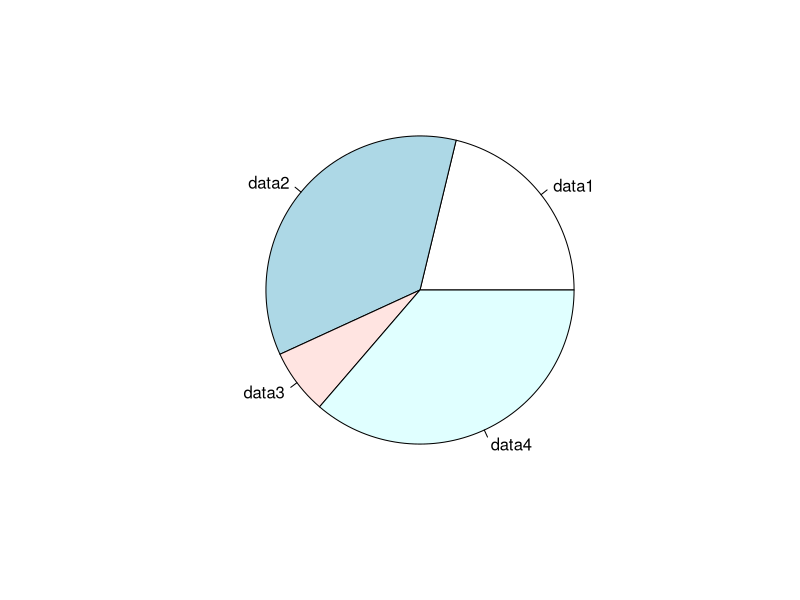
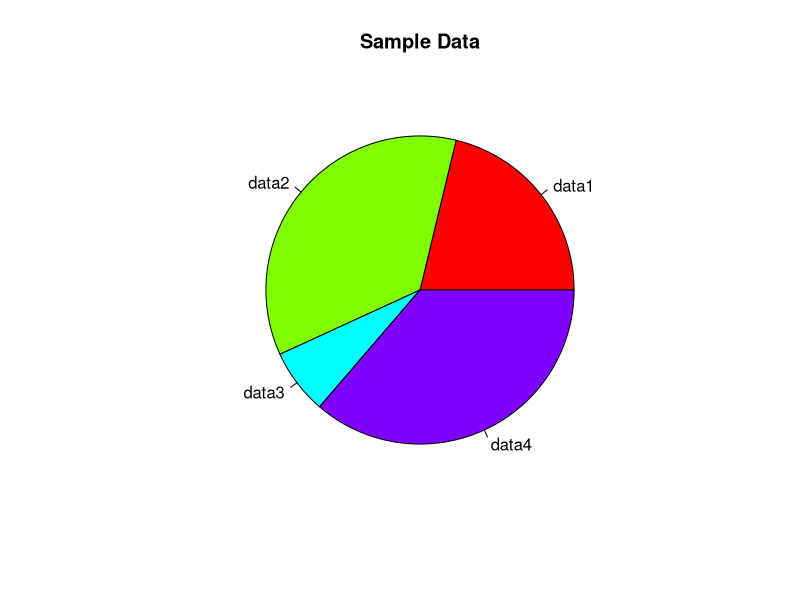
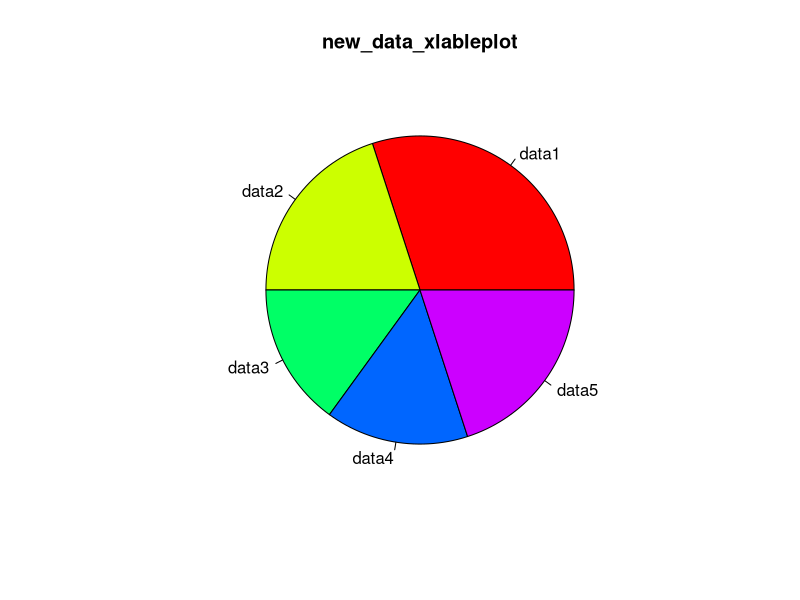
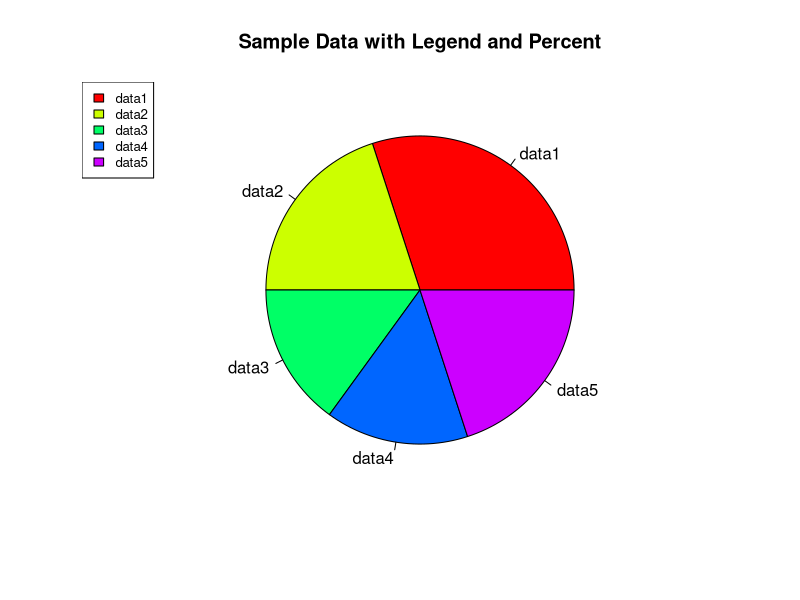
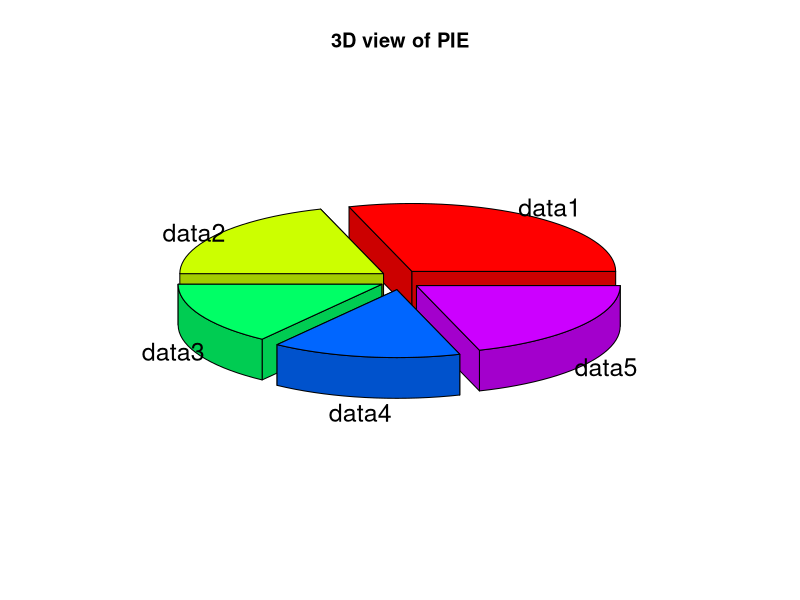
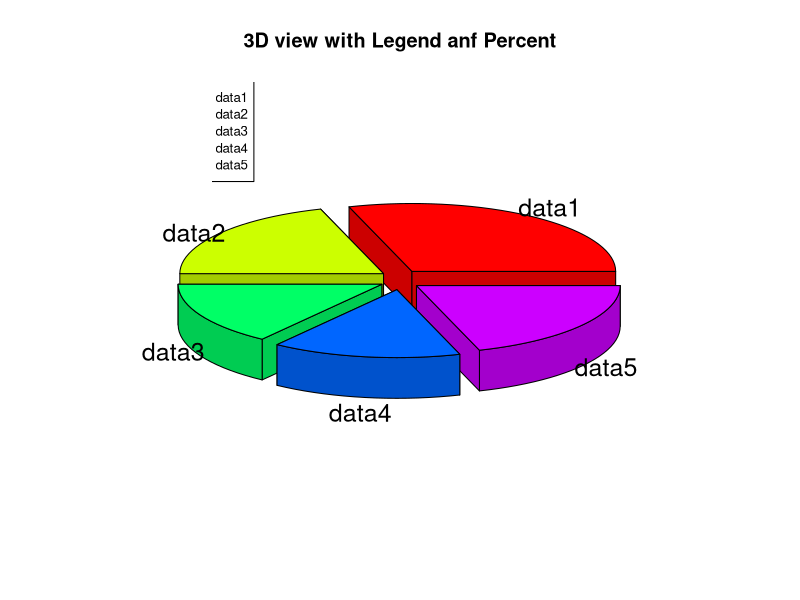

Generate these figures, in order, with R:
# Pie Charts in R 
# Syntax - 
# pie(x, labels, radius, main, col, clockwise)
# x- vector containing numeric values in pie
# labels is used to give description to the slices
# radius indicates the radius of the circle of the pie chart.(value between −1 and +1).
# main indicates the title of the chart.
# col indicates the color palette.
# clockwise is a logical value indicating if the slices are drawn clockwise or anti clockwise.

# giving sample data and generating file
x <- c(31, 52, 10, 53)
labels <- c("data1", "data2", "data3", "data4")
 
# creating chart
png(file= "data.png")
# after executing these a data.png file is automatically created in wroking dir

#plotting chart 
pie(x, labels)
# saving
dev.off()
# adding colors and labels to pie chart

png(file="color_chart.jpg")

# adding rainbow pallet colors
pie(x, labels, main = "Sample Data", col = rainbow(length(x)))

# saving
dev.off()

# adding new data to x and labels
x <- c(30, 20, 15, 15, 20)
labels <- c("data1", "data2", "data3", "data4", "data5")

# adding colors and creating a png/jpg file for chat
png(file="new_data_xlableplot.jpg")

# plotting pie chart in new_data_xlableplot.jpg file
pie(x, labels, main="new_data_xlableplot", col= rainbow(length(x)))

# saving
dev.off()

#adding percent and chart legend
# adding for same x and lables values

piedatapercentage <- round(100*x/sum(x), 1)

#addinga png file
png(file= "percentage_new_data.jpg")

# plotting pie
pie(x, labels, main= "Sample Data with Legend and Percent", col = rainbow(length(x)))
# legend can be placed anywhere here its on topleft (other exapmle: topright)
legend("topleft", c("data1", "data2", "data3", "data4", "data5"), cex= 0.8 , fill = rainbow(length(x)))

# saving 
dev.off()

# 3D view of pie
# using same x and label values
# installing package 
install.packages("plotrix")
# loading library
library("plotrix")
# adding png file
png(file="3d_normal.jpg")

#plotting pie in 3d_normal.jpg
pie3D(x,labels = labels,explode = 0.1, main = "3D view of PIE")

# saving 
dev.off()

# adding legend and percent to 3D view
piedatapercentage <- round(100*x/sum(x), 1)
# creating new file
png(file="3d_with_legendpercent.jpg")
# plotting pie
pie3D(x, labels = labels, explode = 0.1, main= "3D view with Legend anf Percent")

legend("topleft", c("data1", "data2", "data3", "data4", "data5"), cex= 0.8 , fill = rainbow(length(x)))

# saving
dev.off()
